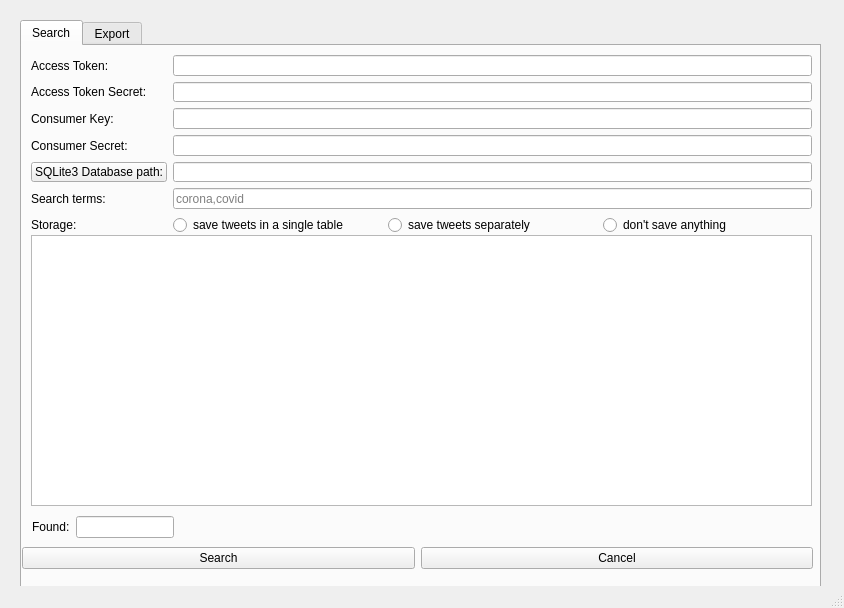
<?xml version="1.0" encoding="UTF-8"?>
<ui version="4.0">
 <class>MainWindow</class>
 <widget class="QMainWindow" name="MainWindow">
  <property name="geometry">
   <rect>
    <x>0</x>
    <y>0</y>
    <width>844</width>
    <height>608</height>
   </rect>
  </property>
  <property name="windowTitle">
   <string>Tweet Watcher</string>
  </property>
  <property name="windowIcon">
   <iconset>
    <normaloff>C:/Users/fuck you/Desktop/1582834885184.jpg</normaloff>C:/Users/fuck you/Desktop/1582834885184.jpg</iconset>
  </property>
  <widget class="QWidget" name="centralwidget">
   <property name="sizePolicy">
    <sizepolicy hsizetype="Expanding" vsizetype="Expanding">
     <horstretch>0</horstretch>
     <verstretch>0</verstretch>
    </sizepolicy>
   </property>
   <widget class="QTabWidget" name="tabWidget">
    <property name="geometry">
     <rect>
      <x>20</x>
      <y>20</y>
      <width>801</width>
      <height>571</height>
     </rect>
    </property>
    <property name="maximumSize">
     <size>
      <width>801</width>
      <height>571</height>
     </size>
    </property>
    <property name="palette">
     <palette>
      <active>
       <colorrole role="Light">
        <brush brushstyle="SolidPattern">
         <color alpha="255">
          <red>255</red>
          <green>255</green>
          <blue>255</blue>
         </color>
        </brush>
       </colorrole>
      </active>
      <inactive>
       <colorrole role="Light">
        <brush brushstyle="SolidPattern">
         <color alpha="255">
          <red>255</red>
          <green>255</green>
          <blue>255</blue>
         </color>
        </brush>
       </colorrole>
      </inactive>
      <disabled>
       <colorrole role="Light">
        <brush brushstyle="SolidPattern">
         <color alpha="255">
          <red>255</red>
          <green>255</green>
          <blue>255</blue>
         </color>
        </brush>
       </colorrole>
      </disabled>
     </palette>
    </property>
    <property name="currentIndex">
     <number>0</number>
    </property>
    <widget class="QWidget" name="tabSearch">
     <property name="sizePolicy">
      <sizepolicy hsizetype="Expanding" vsizetype="Expanding">
       <horstretch>0</horstretch>
       <verstretch>0</verstretch>
      </sizepolicy>
     </property>
     <attribute name="title">
      <string>Search</string>
     </attribute>
     <widget class="QTextEdit" name="textEditOutput">
      <property name="enabled">
       <bool>true</bool>
      </property>
      <property name="geometry">
       <rect>
        <x>9</x>
        <y>189</y>
        <width>781</width>
        <height>271</height>
       </rect>
      </property>
      <property name="readOnly">
       <bool>true</bool>
      </property>
     </widget>
     <widget class="QWidget" name="layoutWidget">
      <property name="geometry">
       <rect>
        <x>9</x>
        <y>9</y>
        <width>781</width>
        <height>180</height>
       </rect>
      </property>
      <layout class="QFormLayout" name="formLayoutSearch">
       <item row="0" column="0">
        <widget class="QLabel" name="labelAccessToken">
         <property name="text">
          <string>Access Token:</string>
         </property>
        </widget>
       </item>
       <item row="0" column="1">
        <widget class="QLineEdit" name="lineAccessToken">
         <property name="readOnly">
          <bool>false</bool>
         </property>
        </widget>
       </item>
       <item row="1" column="0">
        <widget class="QLabel" name="labelAccessTokenSecret">
         <property name="text">
          <string>Access Token Secret:</string>
         </property>
        </widget>
       </item>
       <item row="1" column="1">
        <widget class="QLineEdit" name="lineAccessTokenSecret"/>
       </item>
       <item row="2" column="0">
        <widget class="QLabel" name="labelConsumerKey">
         <property name="text">
          <string>Consumer Key:</string>
         </property>
        </widget>
       </item>
       <item row="2" column="1">
        <widget class="QLineEdit" name="lineConsumerKey"/>
       </item>
       <item row="3" column="0">
        <widget class="QLabel" name="labelConsumerSecret">
         <property name="text">
          <string>Consumer Secret:</string>
         </property>
        </widget>
       </item>
       <item row="3" column="1">
        <widget class="QLineEdit" name="lineConsumerSecret"/>
       </item>
       <item row="4" column="0">
        <widget class="QPushButton" name="pushButtonDatabasePathSearch">
         <property name="text">
          <string>SQLite3 Database path:</string>
         </property>
        </widget>
       </item>
       <item row="4" column="1">
        <widget class="QLineEdit" name="lineDatabasePathSearch"/>
       </item>
       <item row="5" column="0">
        <widget class="QLabel" name="labelSearchTerms">
         <property name="toolTip">
          <string>Comma separated keywords, e.g. &quot;Trump,Bernie&quot; (without quotation marks).</string>
         </property>
         <property name="text">
          <string>Search terms:</string>
         </property>
        </widget>
       </item>
       <item row="5" column="1">
        <widget class="QLineEdit" name="lineSearchTerms">
         <property name="placeholderText">
          <string>corona,covid</string>
         </property>
        </widget>
       </item>
       <item row="6" column="0">
        <widget class="QLabel" name="labelStorage">
         <property name="toolTip">
          <string>&lt;html&gt;&lt;head/&gt;&lt;body&gt;&lt;p&gt;Choose whether you want to save all tweets in a single database table, multiple tables or not save at all.&lt;/p&gt;&lt;p&gt;It takes time to assign tweets to different tables, so that option might miss a considerable number of incoming tweets.&lt;/p&gt;&lt;/body&gt;&lt;/html&gt;</string>
         </property>
         <property name="text">
          <string>Storage:</string>
         </property>
        </widget>
       </item>
       <item row="6" column="1">
        <layout class="QHBoxLayout" name="horizontalLayoutStorageRadioButtons">
         <item>
          <widget class="QRadioButton" name="radioButtonSaveSingle">
           <property name="toolTip">
            <string>Ideal option for trending, high influx topics, e.g &quot;flu&quot; during a flu outbreak.</string>
           </property>
           <property name="text">
            <string>save tweets in a single table</string>
           </property>
          </widget>
         </item>
         <item>
          <widget class="QRadioButton" name="radioButtonSaveSeparately">
           <property name="toolTip">
            <string>Ideal option for not so trendy, lower influx topics.</string>
           </property>
           <property name="text">
            <string>save tweets separately</string>
           </property>
          </widget>
         </item>
         <item>
          <widget class="QRadioButton" name="radioButtonDontSave">
           <property name="toolTip">
            <string>Just show tweets on the screen.</string>
           </property>
           <property name="text">
            <string>don't save anything</string>
           </property>
          </widget>
         </item>
        </layout>
       </item>
      </layout>
     </widget>
     <widget class="QWidget" name="layoutWidget">
      <property name="geometry">
       <rect>
        <x>10</x>
        <y>470</y>
        <width>142</width>
        <height>22</height>
       </rect>
      </property>
      <layout class="QHBoxLayout" name="horizontalLayout_4">
       <item>
        <widget class="QLabel" name="labelFound">
         <property name="maximumSize">
          <size>
           <width>100</width>
           <height>16777215</height>
          </size>
         </property>
         <property name="text">
          <string>Found:</string>
         </property>
        </widget>
       </item>
       <item>
        <widget class="QLineEdit" name="lineEditFound">
         <property name="sizePolicy">
          <sizepolicy hsizetype="Preferred" vsizetype="Fixed">
           <horstretch>0</horstretch>
           <verstretch>0</verstretch>
          </sizepolicy>
         </property>
         <property name="maximumSize">
          <size>
           <width>100</width>
           <height>16777215</height>
          </size>
         </property>
         <property name="readOnly">
          <bool>true</bool>
         </property>
         <property name="clearButtonEnabled">
          <bool>false</bool>
         </property>
        </widget>
       </item>
      </layout>
     </widget>
     <widget class="QWidget" name="layoutWidget">
      <property name="geometry">
       <rect>
        <x>0</x>
        <y>500</y>
        <width>791</width>
        <height>25</height>
       </rect>
      </property>
      <layout class="QHBoxLayout" name="horizontalLayout_3">
       <item>
        <widget class="QPushButton" name="searchPushButtonSearch">
         <property name="text">
          <string>Search</string>
         </property>
         <property name="checkable">
          <bool>false</bool>
         </property>
         <property name="checked">
          <bool>false</bool>
         </property>
         <property name="autoDefault">
          <bool>false</bool>
         </property>
         <property name="default">
          <bool>false</bool>
         </property>
         <property name="flat">
          <bool>false</bool>
         </property>
        </widget>
       </item>
       <item>
        <widget class="QPushButton" name="cancelPushButtonSearch">
         <property name="text">
          <string>Cancel</string>
         </property>
        </widget>
       </item>
      </layout>
     </widget>
    </widget>
    <widget class="QWidget" name="tabExport">
     <property name="sizePolicy">
      <sizepolicy hsizetype="Expanding" vsizetype="Expanding">
       <horstretch>0</horstretch>
       <verstretch>0</verstretch>
      </sizepolicy>
     </property>
     <attribute name="title">
      <string>Export</string>
     </attribute>
     <layout class="QGridLayout" name="gridLayout">
      <item row="1" column="0">
       <layout class="QHBoxLayout" name="horizontalLayout_2">
        <item>
         <widget class="QPushButton" name="exportPushButtonExport">
          <property name="text">
           <string>Export</string>
          </property>
          <property name="checkable">
           <bool>false</bool>
          </property>
          <property name="checked">
           <bool>false</bool>
          </property>
          <property name="autoDefault">
           <bool>false</bool>
          </property>
          <property name="default">
           <bool>false</bool>
          </property>
          <property name="flat">
           <bool>false</bool>
          </property>
         </widget>
        </item>
        <item>
         <widget class="QPushButton" name="cancelPushButtonExport">
          <property name="text">
           <string>Cancel</string>
          </property>
         </widget>
        </item>
       </layout>
      </item>
      <item row="0" column="0">
       <layout class="QFormLayout" name="formLayout">
        <item row="0" column="0">
         <widget class="QPushButton" name="pushButtonDatabasePathExport">
          <property name="text">
           <string>SQLite3 Database path:</string>
          </property>
         </widget>
        </item>
        <item row="0" column="1">
         <widget class="QLineEdit" name="lineDatabasePathExport"/>
        </item>
        <item row="1" column="0">
         <widget class="QLabel" name="labelFieldsExport">
          <property name="text">
           <string>Fields:</string>
          </property>
         </widget>
        </item>
        <item row="1" column="1">
         <widget class="QLineEdit" name="lineFieldsExport">
          <property name="placeholderText">
           <string>created_at, user.screen_name, retweeted_status.user.screen_name and text are in by default.</string>
          </property>
         </widget>
        </item>
        <item row="2" column="0">
         <widget class="QLabel" name="labelLanguagesExport">
          <property name="text">
           <string>Languages:</string>
          </property>
         </widget>
        </item>
        <item row="2" column="1">
         <layout class="QHBoxLayout" name="horizontalLayout">
          <item>
           <widget class="QCheckBox" name="checkBoxAll">
            <property name="text">
             <string>All</string>
            </property>
            <property name="checked">
             <bool>true</bool>
            </property>
            <property name="tristate">
             <bool>false</bool>
            </property>
           </widget>
          </item>
          <item>
           <widget class="QLineEdit" name="lineEditLanguages">
            <property name="enabled">
             <bool>false</bool>
            </property>
            <property name="placeholderText">
             <string>pt,en</string>
            </property>
           </widget>
          </item>
         </layout>
        </item>
        <item row="3" column="0">
         <widget class="QLabel" name="labelTable">
          <property name="text">
           <string>Table:</string>
          </property>
         </widget>
        </item>
        <item row="3" column="1">
         <widget class="QComboBox" name="comboBoxSelectTable">
          <property name="maximumSize">
           <size>
            <width>100</width>
            <height>16777215</height>
           </size>
          </property>
         </widget>
        </item>
        <item row="4" column="0">
         <widget class="QLabel" name="labelFormat">
          <property name="text">
           <string>Format:</string>
          </property>
         </widget>
        </item>
        <item row="4" column="1">
         <widget class="QComboBox" name="comboBoxSelectFormat">
          <property name="minimumSize">
           <size>
            <width>100</width>
            <height>0</height>
           </size>
          </property>
          <property name="maximumSize">
           <size>
            <width>100</width>
            <height>16777215</height>
           </size>
          </property>
          <item>
           <property name="text">
            <string>.xlsx</string>
           </property>
          </item>
          <item>
           <property name="text">
            <string>.csv</string>
           </property>
          </item>
         </widget>
        </item>
        <item row="5" column="0">
         <widget class="QLabel" name="labelSince">
          <property name="text">
           <string>Since:</string>
          </property>
         </widget>
        </item>
        <item row="5" column="1">
         <widget class="QDateTimeEdit" name="dateTimeSince">
          <property name="maximumSize">
           <size>
            <width>125</width>
            <height>16777215</height>
           </size>
          </property>
         </widget>
        </item>
        <item row="6" column="0">
         <widget class="QLabel" name="labelUntil">
          <property name="text">
           <string>Until:</string>
          </property>
         </widget>
        </item>
        <item row="6" column="1">
         <widget class="QDateTimeEdit" name="dateTimeUntil">
          <property name="maximumSize">
           <size>
            <width>125</width>
            <height>16777215</height>
           </size>
          </property>
         </widget>
        </item>
        <item row="7" column="1">
         <spacer name="verticalSpacer">
          <property name="orientation">
           <enum>Qt::Vertical</enum>
          </property>
          <property name="sizeHint" stdset="0">
           <size>
            <width>20</width>
            <height>40</height>
           </size>
          </property>
         </spacer>
        </item>
       </layout>
      </item>
     </layout>
    </widget>
   </widget>
  </widget>
  <widget class="QStatusBar" name="statusbar">
   <property name="sizePolicy">
    <sizepolicy hsizetype="Expanding" vsizetype="Expanding">
     <horstretch>0</horstretch>
     <verstretch>0</verstretch>
    </sizepolicy>
   </property>
  </widget>
 </widget>
 <resources/>
 <connections/>
</ui>
